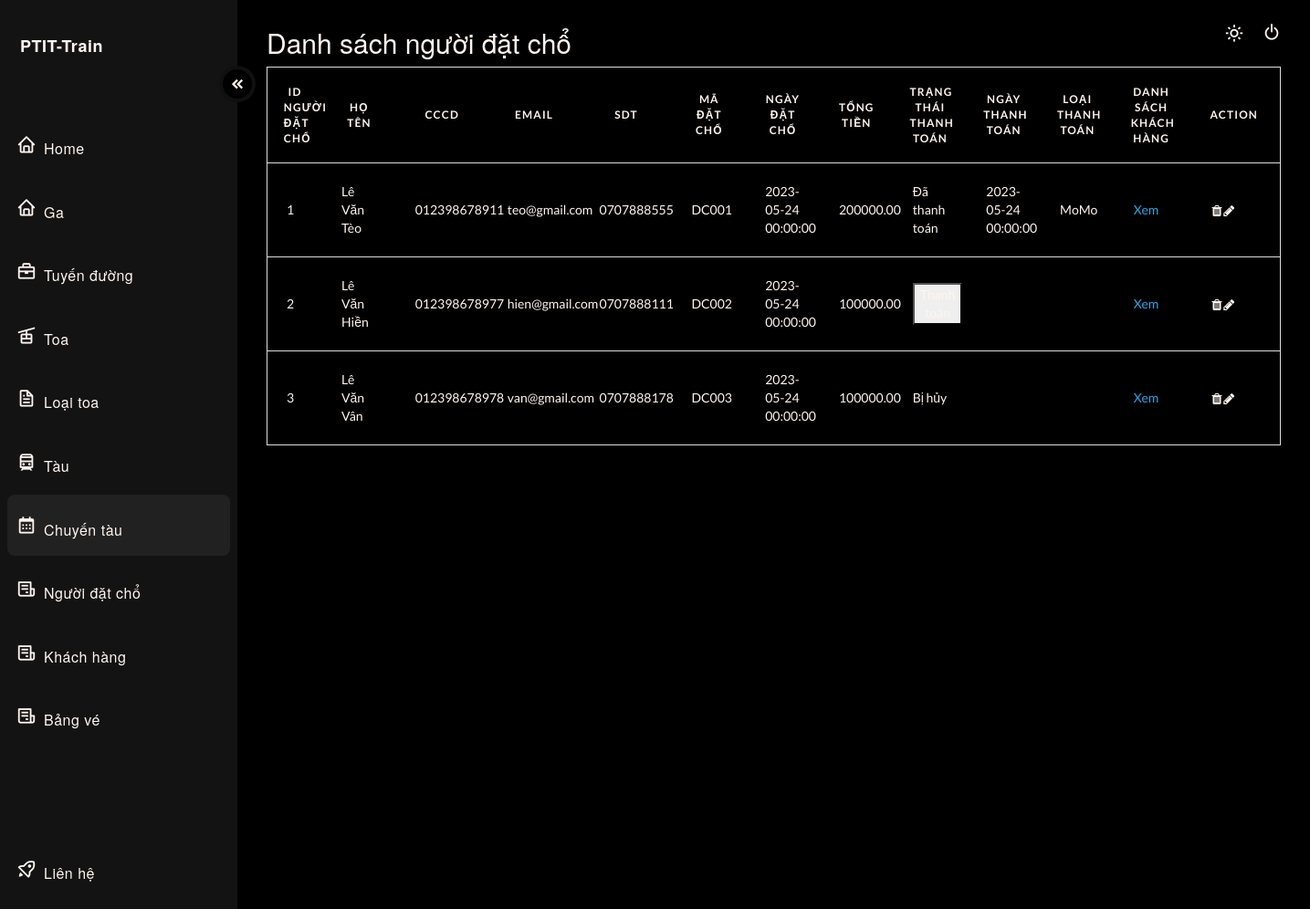
/?type=admin&page=nguoidatcho (signed in), run on the app's committed database.
### tables this page shows
CREATE TABLE ThanhToan(
  `ID_ThanhToan` INT PRIMARY KEY AUTO_INCREMENT,
  `MaDatCho` VARCHAR(20),
  `NgayThanhToan` DATETIME,
  `LoaiThanhToan` VARCHAR(20),
  FOREIGN KEY (`MaDatCho`) REFERENCES `ThongTinDatCho`(`MaDatCho`)
);

### src/controller/NguoiDatChoController.php (called while the page is built, shortened)
<?php
    class NguoiDatChoController{
        public function index(){
            include './module/NguoiDatChoModule/NguoiDatCho.php';
            $arrNguoiDatCho = (new NguoiDatCho)->load();
            include './view/admin/dashboard_nguoidatcho.php';
		}
    }
?>

### src/index.php (called while the page is built)
<?php
    require 'route.php';
?>

### src/module/db.php (called while the page is built, shortened)
<?php
    class DB{
        private function conn() {
            $connectionString = "mysql:host=" . getenv('MYSQL_HOSTNAME') . ";dbname=" . getenv('MYSQL_DATABASE');
            $conn = new \PDO($connectionString, getenv('MYSQL_USER'), getenv('MYSQL_PASSWORD'));
            $conn->setAttribute(PDO::ATTR_ERRMODE, PDO::ERRMODE_EXCEPTION);
            return $conn;
        }
        public function select($sql, $params = null)
        {
            $connect = $this->conn();
            if($params != null){
                $res = $connect->prepare($sql);
                $res->execute($params);
            }
            else {
                $res = $connect->query($sql);
            }
            $res->setFetchMode(PDO::FETCH_ASSOC);
            return $res;
        }
    }
?>

### src/module/NguoiDatChoModule/NguoiDatCho.php (called while the page is built, shortened)
<?php
    include_once "./module/db.php";
    include_once "NguoiDatChoObject.php";
        class NguoiDatCho{
            function load(){
                try {
                    $db = new DB();
                    $sql = "select tmp.*, tt.NgayThanhToan, tt.LoaiThanhToan from (
                        select ndc.*, ttdc.NgayDatCho, ttdc.TongTien, ttdc.TrangThai, ttdc.MaDatCho
                        from NguoiDatCho as ndc, ThongTinDatCho as ttdc
                        where ndc.ID_NguoiDatCho = ttdc.ID_NguoiDatCho
                        ) as tmp
                        left join
                        ThanhToan as tt
                        on tmp.MaDatCho = tt.MaDatCho";
                    $sth = $db->select($sql);
                    $arr = [];
                    while($row = $sth->fetch()) {
                        $obj = new NguoiDatChoObject($row);
                        if($obj->getTrangThai() == 0)
                            $obj->setTrangThaitxt("Chờ thanh toán");
                        elseif($obj->getTrangThai() == 1)
                            $obj->setTrangThaitxt("Đã thanh toán");
                        elseif($obj->getTrangThai() == 2)
                            $obj->setTrangThaitxt("Bị hủy");
                        $arr[] = $obj;
                    }
                        return $arr;
                    }
                catch (PDOException $e) {
                    return  $sql . "<br>" . $e->getMessage();
                }
            }
        }
?>

### src/module/NguoiDatChoModule/NguoiDatChoObject.php (called while the page is built, shortened)
<?php
    class NguoiDatChoObject{
        private $ID_NguoiDatCho;
        private $HoTenNguoiDatCho;
        private $CCCD;
        private $SDT;
        private $Email;
        private $MaDatCho;
        private $NgayDatCho;
        private $NgayThanhToan;
        private $TongTien;
        private $LoaiThanhToan;
        private $TrangThai;
        private $TrangThaitxt;
        public function __construct($row)
        {
            $this->ID_NguoiDatCho = $row['ID_NguoiDatCho'];
            $this->HoTenNguoiDatCho = $row['HoTen'];
            $this->CCCD = $row['CCCD'];
            $this->SDT = $row['SDT'];
            $this->Email = $row['Email'];
            $this->MaDatCho = $row['MaDatCho'];
            $this->NgayDatCho = $row['NgayDatCho'];
            $this->NgayThanhToan = $row['NgayThanhToan'];
            $this->TongTien = $row['TongTien'];
            $this->LoaiThanhToan = $row['LoaiThanhToan'];
            $this->TrangThai = $row['TrangThai'];
        }
        public function getID_NguoiDatCho()
        {
                return $this->ID_NguoiDatCho;
        }
        public function getHoTenNguoiDatCho()
        {
                return $this->HoTenNguoiDatCho;
        }
        public function getCCCD()
        {
                return $this->CCCD;
        }
        public function getSDT()
        {
                return $this->SDT;
        }
        public function getEmail()
        {
                return $this->Email;
        }
        public function getMaDatCho()
        {
                return $this->MaDatCho;
        }
        public function getNgayDatCho()
        {
                return $this->NgayDatCho;
        }
        public function getTongTien()
        {
                return $this->TongTien;
        }
        public function getNgayThanhToan()
        {
                return $this->NgayThanhToan;
        }
        public function getLoaiThanhToan()
        {
                return $this->LoaiThanhToan;
        }
        public function getTrangThai()
        {
                return $this->TrangThai;
        }
        public function getTrangThaitxt()
        {
                return $this->TrangThaitxt;
        }
        public function setTrangThaitxt($TrangThaitxt)
        {
                $this->TrangThaitxt = $TrangThaitxt;
        }
    }
?>

### src/view/admin/dashboard_nguoidatcho.php (the view, shortened to what this page needs)
  <main>
    <header>
      <div class="text">
        <h2>Danh sách người đặt chổ</h2>
  <table id="myTable">
  <thead>
    <tr>
      <th scope="col" width="60px">ID Người đặt chổ</th>
      <th scope="col" width="80px">Họ tên</th>
      <th scope="col" width="100px">CCCD</th>
      <th scope="col" width="100px">Email</th>
      <th scope="col" width="100px">SDT</th>
      <th scope="col" width="80px">Mã đặt chổ</th>
      <th scope="col" width="80px">Ngày đặt chổ</th>
      <th scope="col" width="80px">Tổng tiền</th>
      <th scope="col" width="80px">Trạng thái thanh toán</th>
      <th scope="col" width="80px">Ngày thanh toán</th>
      <th scope="col" width="80px">Loại thanh toán</th>
      <th scope="col" width="80px">Danh sách khách hàng</th>
      <th scope="col" width="100px">Action</th>
    </tr>
  </thead>
  <tbody>
    <?php foreach($arrNguoiDatCho as $each): ?>
    <tr>
      <td data-label="ID"><?php echo $each->getID_NguoiDatCho(); ?></td>
      <td data-label="HoTen"><?php echo $each->getHoTenNguoiDatCho(); ?></td>
      <td data-label="CCCD"><?php echo $each->getCCCD(); ?></td>
      <td data-label="Email"><?php echo $each->getEmail(); ?></td>
      <td data-label="SDT"><?php echo $each->getSDT(); ?></td>
      <td data-label="MaDatCho"><?php echo $each->getMaDatCho(); ?></td>
      <td data-label="NgayDatCho"><?php echo $each->getNgayDatCho(); ?></td>
      <td data-label="TongTien"><?php echo $each->getTongTien(); ?></td>
      <td data-label="TrangThai" value="<?php echo $each->getTrangThai(); ?>">
      <?php
      if($each->getTrangThai() == 1 || $each->getTrangThai() == 2)
       echo $each->getTrangThaitxt();
      else
        echo '<button href="" id="addThanhToanBtn">Thanh toán</button>';
        ?>
      </td>
      <td data-label="NgayThanhToan"><?php echo $each->getNgayThanhToan(); ?></td>
      <td data-label="LoaiThanhToan"><?php echo $each->getLoaiThanhToan(); ?></td>
      <td data-label="ListKhachHang"><a href="<?php echo "/?type=admin&page=khachhang&data=" . $each->getHoTenNguoiDatCho(); ?>">Xem</a></td>
      <td data-label="Period">
        <i class="fa fa-trash ticon"></i>
        <i class="fa fa-pencil"></i>
    </tr>
    <?php endforeach; ?>
  </tbody>
</table>
      </div>
      <div>
        <button style="position: absolute; top: 21px; right: 60px;" id="theme_switch">
          <i class='bx bx-sun'></i>
        </button>
      </div>
      <div>
        <button class="log" id="theme_switch">
          <i style="margin-left: 8px; position: absolute; margin-left: 8px;top: 24px;right: 23px;" class='bx bx-power-off'></i>
        </button>
      </div>
    </header>
  </main>
</div>
</body>
</html>

### src/view/css/dashboard.css (style rules this page uses)
body { margin: 0px; padding: 0px; }
:root { --accent-clr: #131313; --accent-dark: #000000; --accent-light: rgba(155, 155, 155, .1); --text: seashell; }
.bx { font-size: 22px;margin-right: 8px; }
a { text-decoration: none; }
main { padding-inline: 32px; }
header { margin-top: 30px; display: flex; justify-content: space-between; }
h2 { font-size: 32px; font-weight: 300; margin-bottom: 12px; color: var(--text); }
#theme_switch { background-color: transparent; border: none; color: var(--text); display: flex; justify-content: center; align-items: center; cursor: pointer; border-radius: 8px; padding: 4px; }
.bx-sun { color: var(--text); padding-left: 8px; }
table { border-collapse: collapse; margin: 0; padding: 0; width: 100%; table-layout: fixed; color: var(--text); border-spacing: 0 15px; }
table tr { background-color:transparent; border: 1px solid #ddd!important; padding: .35em; margin-bottom: 10px; }
table th, table td { padding: 1.5em; text-align: left; }
table th { font-size: .85em; letter-spacing: .1em; text-transform: uppercase; }
.ticon { padding: 5px; background: var(--gray); border-radius: 4px; width: 15px; height: 15px; text-align: center; }

### data on the page
thanhtoan: ID_NguoiDatCho "1", HoTenNguoiDatCho "Lê Văn Tèo", CCCD "012398678911", Email "teo@gmail.com", SDT "0707888555", MaDatCho "DC001", NgayDatCho "2023-05-24 00:00:00", TongTien "200000.00", TrangThaitxt "Đã thanh toán", NgayThanhToan "2023-05-24 00:00:00", LoaiThanhToan "MoMo"

### other printed values
$each->getID_NguoiDatCho() "2"
$each->getHoTenNguoiDatCho() "Lê Văn Hiền"
$each->getCCCD() "012398678977"
$each->getEmail() "hien@gmail.com"
$each->getSDT() "0707888111"
$each->getMaDatCho() "DC002"
$each->getNgayDatCho() "2023-05-24 00:00:00"
$each->getTongTien() "100000.00"
$each->getID_NguoiDatCho() "3"
$each->getHoTenNguoiDatCho() "Lê Văn Vân"
$each->getCCCD() "012398678978"
$each->getEmail() "van@gmail.com"
$each->getSDT() "0707888178"
$each->getMaDatCho() "DC003"
$each->getTrangThaitxt() "Bị hủy"
